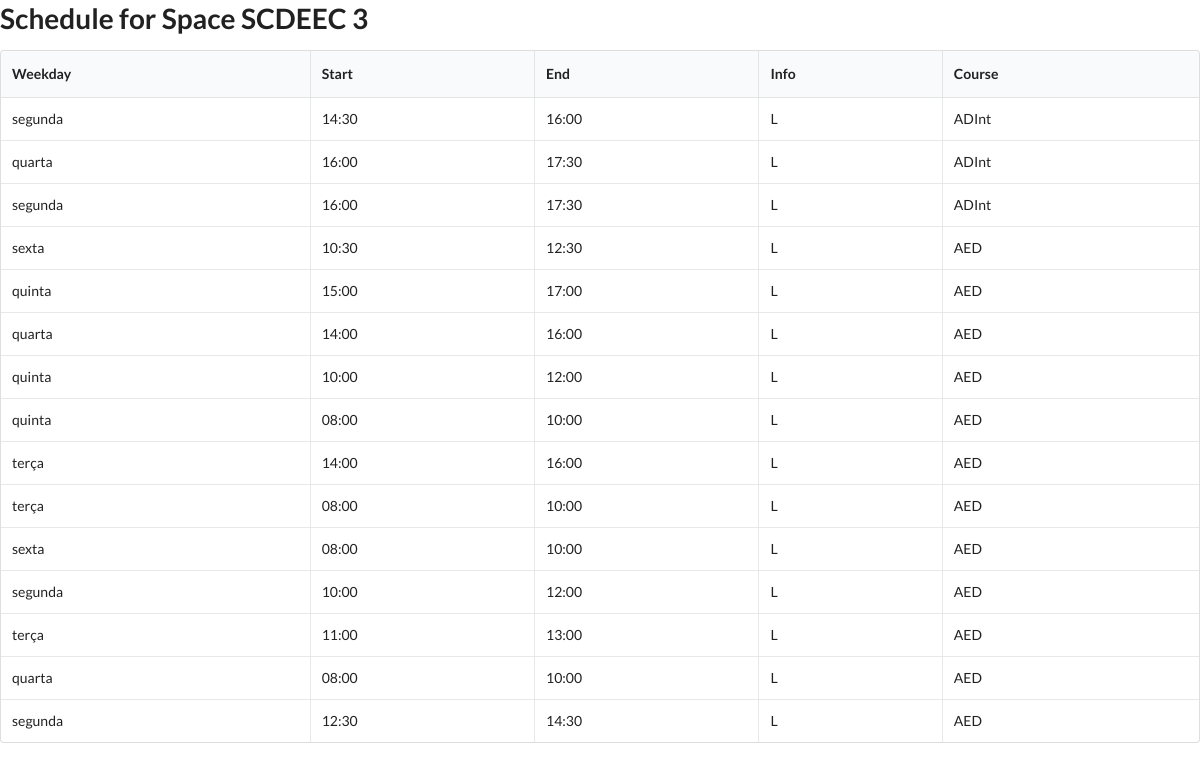
Screenshot of /spaces/2448131361191 with the database file from the repository.
### roomservice.py (models this page shows, shortened)
class Space(Base):
    __tablename__ = "spaces"
    id = Column(Integer, primary_key=True)
    name = Column(String)
    type = Column(String)
    events = relationship("Event", back_populates="space", cascade="all, delete-orphan")
    def to_dict(self):
        space_dict = {
            "id": self.id,
            "type": self.type,
            "name": self.name,
            "events": [event.to_dict() for event in self.events]
            if self.events
            else None,
        }
        return space_dict

class Event(Base):
    __tablename__ = "events"
    id = Column(Integer, primary_key=True)
    weekday = Column(String)
    start = Column(String)
    end = Column(String)
    info = Column(String)
    space_id = Column(Integer, ForeignKey("spaces.id"))
    space = relationship("Space", back_populates="events")
    course_id = Column(Integer, ForeignKey("courses.id"))
    course = relationship("Course", back_populates="events")
    def to_dict(self):
        event_dict = {
            "id": self.id,
            "start": self.start,
            "end": self.end,
            "weekday": self.weekday,
            "info": self.info,
            "course": self.course.to_dict() if self.course else None,
        }
        return event_dict

class Course(Base):
    __tablename__ = "courses"
    id = Column(Integer, primary_key=True)
    acronym = Column(String)
    name = Column(String)
    events = relationship(
        "Event", back_populates="course", cascade="all, delete-orphan"
    )
    def to_dict(self):
        course_dict = {
            "id": self.id,
            "acronym": self.acronym,
            "name": self.name,
        }
        return course_dict

### roomservice.py (the view)
@app.route("/spaces/<int:space_id>")
def schedule_page(space_id):
    space = getSpaceById(space_id)
    if space:
        return render_template("schedule.html", space_dict=space.to_dict())
    else:
        return abort(404)  # return Not Found

### roomservice.py (called while the page is built)
def getSpaceById(id):
    return session.query(Space).filter_by(id=id).first()

### templates/schedule.html (shortened to what this page needs)
{% extends 'layout.html' %}
{% block content %}
<h1>Schedule for Space {{space_dict['name']}}</h1>
<table class="ui celled table">
  <thead>
    <tr>
      <th>Weekday</th>
      <th>Start</th>
      <th>End</th>
      <th>Info</th>
      <th>Course</th>
    </tr>
  </thead>
  <tbody>
    {% if space_dict['events'] %}
    {% for event_dict in space_dict['events'] %}
    <tr>
      <td>{{ event_dict['weekday'] }}</td>
      <td>{{ event_dict['start'] }}</td>
      <td>{{ event_dict['end'] }}</td>
      <td>{{ event_dict['info'] }}</td>
      <td>{{ event_dict['course']['acronym'] if event_dict['course'] else 'N/A' }}</td>
    </tr>
    {% endfor %}
    {% endif %}
  </tbody>
</table>
{% endblock %}

### templates/layout.html (shortened to what this page needs)
<!doctype html>
<html>
<head>
  <link rel="stylesheet" href="https://cdnjs.cloudflare.com/ajax/libs/semantic-ui/2.2.13/semantic.min.css" />
</head>
<body>
  {% block content %}{% endblock %}
</body>
</html>

### rows the page displays
Space: name "SCDEEC 3"
Event: weekday "segunda", start "14:30", end "16:00", info "L", acronym "ADInt"
Event: weekday "quarta", start "16:00", end "17:30", info "L", acronym "ADInt"
Event: weekday "segunda", start "16:00", end "17:30", info "L", acronym "ADInt"
Event: weekday "sexta", start "10:30", end "12:30", info "L", acronym "AED"
Event: weekday "quinta", start "15:00", end "17:00", info "L", acronym "AED"
Event: weekday "quarta", start "14:00", end "16:00", info "L", acronym "AED"
Event: weekday "quinta", start "10:00", end "12:00", info "L", acronym "AED"
Event: weekday "quinta", start "08:00", end "10:00", info "L", acronym "AED"
Event: weekday "terça", start "14:00", end "16:00", info "L", acronym "AED"
Event: weekday "terça", start "08:00", end "10:00", info "L", acronym "AED"
Event: weekday "sexta", start "08:00", end "10:00", info "L", acronym "AED"
Event: weekday "segunda", start "10:00", end "12:00", info "L", acronym "AED"
Event: weekday "terça", start "11:00", end "13:00", info "L", acronym "AED"
Event: weekday "quarta", start "08:00", end "10:00", info "L", acronym "AED"
Event: weekday "segunda", start "12:30", end "14:30", info "L", acronym "AED"
